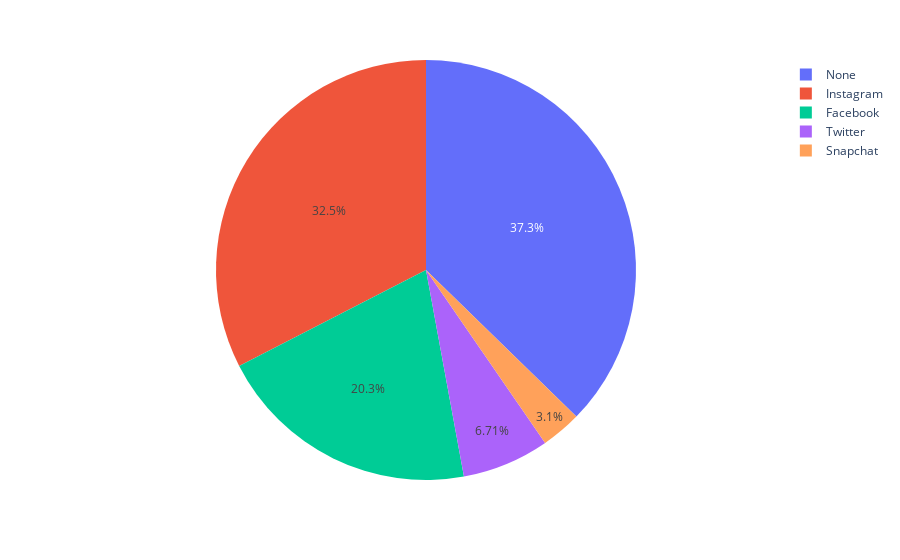

The notebook cell saved with this chart:
### Code cell
fig.show()

### Figure 1 — Plotly figure (JSON) as saved in the notebook; plotly's stock layout.template omitted (floating-point values rounded to 4 significant figures)
{"data": [{"domain": {"x": [0, 1], "y": [0, 1]}, "hovertemplate": "Answer=%{label}<br>Count=%{value}<extra></extra>", "labels": ["Facebook", "Instagram", "None", "Snapchat", "Twitter"], "legendgroup": "", "name": "", "showlegend": true, "type": "pie", "values": [10329, 16524, 18936, 1574, 3407]}], "layout": {"legend": {"tracegroupgap": 0}, "margin": {"t": 60}}}
